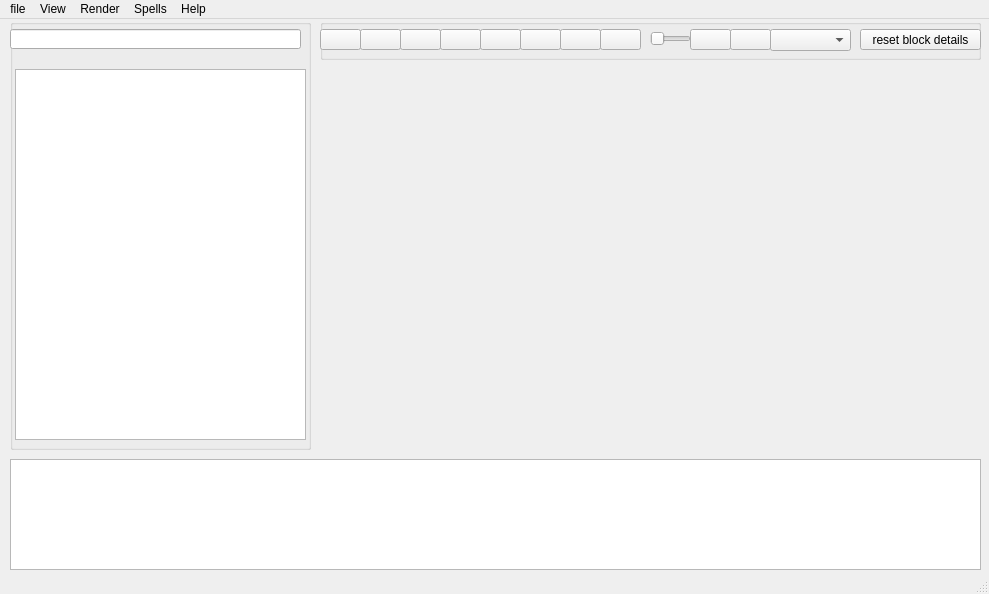
<?xml version="1.0" encoding="UTF-8"?>
<ui version="4.0">
 <class>MainWindow</class>
 <widget class="QMainWindow" name="MainWindow">
  <property name="geometry">
   <rect>
    <x>0</x>
    <y>0</y>
    <width>989</width>
    <height>594</height>
   </rect>
  </property>
  <property name="sizePolicy">
   <sizepolicy hsizetype="Preferred" vsizetype="Preferred">
    <horstretch>0</horstretch>
    <verstretch>0</verstretch>
   </sizepolicy>
  </property>
  <property name="windowTitle">
   <string>Nifskope</string>
  </property>
  <property name="windowIcon">
   <iconset resource="../../nifskope/nifskope.qrc">
    <normaloff>:/res/nifskope.png</normaloff>
    <normalon>:/res/nifskope.png</normalon>:/res/nifskope.png</iconset>
  </property>
  <widget class="QWidget" name="centralwidget">
   <widget class="QTableWidget" name="tableWidget">
    <property name="geometry">
     <rect>
      <x>10</x>
      <y>440</y>
      <width>971</width>
      <height>111</height>
     </rect>
    </property>
    <property name="sizePolicy">
     <sizepolicy hsizetype="Expanding" vsizetype="Expanding">
      <horstretch>0</horstretch>
      <verstretch>0</verstretch>
     </sizepolicy>
    </property>
   </widget>
   <widget class="QGroupBox" name="groupBox">
    <property name="geometry">
     <rect>
      <x>10</x>
      <y>0</y>
      <width>301</width>
      <height>431</height>
     </rect>
    </property>
    <property name="title">
     <string/>
    </property>
    <widget class="QTreeView" name="treeView">
     <property name="geometry">
      <rect>
       <x>5</x>
       <y>50</y>
       <width>291</width>
       <height>371</height>
      </rect>
     </property>
    </widget>
    <widget class="QLineEdit" name="lineEdit">
     <property name="geometry">
      <rect>
       <x>0</x>
       <y>10</y>
       <width>291</width>
       <height>20</height>
      </rect>
     </property>
    </widget>
   </widget>
   <widget class="QGroupBox" name="groupBox_2">
    <property name="geometry">
     <rect>
      <x>320</x>
      <y>0</y>
      <width>661</width>
      <height>41</height>
     </rect>
    </property>
    <property name="title">
     <string/>
    </property>
    <widget class="QPushButton" name="pushButton_7">
     <property name="geometry">
      <rect>
       <x>280</x>
       <y>10</y>
       <width>41</width>
       <height>21</height>
      </rect>
     </property>
     <property name="text">
      <string/>
     </property>
     <property name="icon">
      <iconset resource="../../nifskope/nifskope.qrc">
       <normaloff>:/btn/play</normaloff>
       <normalon>:/btn/play</normalon>:/btn/play</iconset>
     </property>
    </widget>
    <widget class="QPushButton" name="pushButton_6">
     <property name="geometry">
      <rect>
       <x>160</x>
       <y>10</y>
       <width>41</width>
       <height>21</height>
      </rect>
     </property>
     <property name="text">
      <string/>
     </property>
     <property name="icon">
      <iconset resource="../../nifskope/nifskope.qrc">
       <normaloff>:/btn/viewWalk</normaloff>:/btn/viewWalk</iconset>
     </property>
    </widget>
    <widget class="QPushButton" name="pushButton_2">
     <property name="geometry">
      <rect>
       <x>40</x>
       <y>10</y>
       <width>41</width>
       <height>21</height>
      </rect>
     </property>
     <property name="text">
      <string/>
     </property>
     <property name="icon">
      <iconset resource="../../nifskope/nifskope.qrc">
       <normaloff>:/btn/viewFront</normaloff>:/btn/viewFront</iconset>
     </property>
    </widget>
    <widget class="QPushButton" name="pushButton_8">
     <property name="geometry">
      <rect>
       <x>240</x>
       <y>10</y>
       <width>41</width>
       <height>21</height>
      </rect>
     </property>
     <property name="text">
      <string/>
     </property>
     <property name="icon">
      <iconset resource="../../nifskope/nifskope.qrc">
       <normaloff>:/btn/viewPers</normaloff>:/btn/viewPers</iconset>
     </property>
    </widget>
    <widget class="QPushButton" name="pushButton_5">
     <property name="geometry">
      <rect>
       <x>200</x>
       <y>10</y>
       <width>41</width>
       <height>21</height>
      </rect>
     </property>
     <property name="text">
      <string/>
     </property>
     <property name="icon">
      <iconset resource="../../nifskope/nifskope.qrc">
       <normaloff>:/btn/viewFlip</normaloff>:/btn/viewFlip</iconset>
     </property>
    </widget>
    <widget class="QPushButton" name="pushButton_3">
     <property name="geometry">
      <rect>
       <x>120</x>
       <y>10</y>
       <width>41</width>
       <height>21</height>
      </rect>
     </property>
     <property name="text">
      <string/>
     </property>
     <property name="icon">
      <iconset resource="../../nifskope/nifskope.qrc">
       <normaloff>:/btn/viewUser</normaloff>:/btn/viewUser</iconset>
     </property>
    </widget>
    <widget class="QPushButton" name="pushButton_4">
     <property name="geometry">
      <rect>
       <x>80</x>
       <y>10</y>
       <width>41</width>
       <height>21</height>
      </rect>
     </property>
     <property name="text">
      <string/>
     </property>
     <property name="icon">
      <iconset resource="../../nifskope/nifskope.qrc">
       <normaloff>:/btn/viewSide</normaloff>:/btn/viewSide</iconset>
     </property>
    </widget>
    <widget class="QPushButton" name="pushButton">
     <property name="geometry">
      <rect>
       <x>0</x>
       <y>10</y>
       <width>41</width>
       <height>21</height>
      </rect>
     </property>
     <property name="text">
      <string/>
     </property>
     <property name="icon">
      <iconset resource="../../nifskope/nifskope.qrc">
       <normaloff>:/btn/viewTop</normaloff>
       <normalon>:/btn/viewTop</normalon>:/btn/viewTop</iconset>
     </property>
     <property name="autoDefault">
      <bool>false</bool>
     </property>
     <property name="default">
      <bool>false</bool>
     </property>
     <property name="flat">
      <bool>false</bool>
     </property>
    </widget>
    <widget class="QSlider" name="horizontalSlider">
     <property name="geometry">
      <rect>
       <x>330</x>
       <y>10</y>
       <width>41</width>
       <height>20</height>
      </rect>
     </property>
     <property name="orientation">
      <enum>Qt::Horizontal</enum>
     </property>
    </widget>
    <widget class="QPushButton" name="pushButton_9">
     <property name="geometry">
      <rect>
       <x>370</x>
       <y>10</y>
       <width>41</width>
       <height>21</height>
      </rect>
     </property>
     <property name="text">
      <string/>
     </property>
     <property name="icon">
      <iconset resource="../../nifskope/nifskope.qrc">
       <normaloff>:/btn/loop</normaloff>:/btn/loop</iconset>
     </property>
    </widget>
    <widget class="QPushButton" name="pushButton_10">
     <property name="geometry">
      <rect>
       <x>410</x>
       <y>10</y>
       <width>41</width>
       <height>21</height>
      </rect>
     </property>
     <property name="text">
      <string/>
     </property>
     <property name="icon">
      <iconset resource="../../nifskope/nifskope.qrc">
       <normaloff>:/btn/switch</normaloff>:/btn/switch</iconset>
     </property>
    </widget>
    <widget class="QPushButton" name="pushButton_11">
     <property name="geometry">
      <rect>
       <x>540</x>
       <y>10</y>
       <width>121</width>
       <height>21</height>
      </rect>
     </property>
     <property name="text">
      <string>reset block details</string>
     </property>
    </widget>
    <widget class="QComboBox" name="comboBox">
     <property name="geometry">
      <rect>
       <x>450</x>
       <y>10</y>
       <width>81</width>
       <height>22</height>
      </rect>
     </property>
    </widget>
   </widget>
   <widget class="openglwindow" name="widget" native="true">
    <property name="geometry">
     <rect>
      <x>319</x>
      <y>49</y>
      <width>661</width>
      <height>381</height>
     </rect>
    </property>
   </widget>
  </widget>
  <widget class="QMenuBar" name="menubar">
   <property name="geometry">
    <rect>
     <x>0</x>
     <y>0</y>
     <width>989</width>
     <height>21</height>
    </rect>
   </property>
   <widget class="QMenu" name="menuFile">
    <property name="title">
     <string>file</string>
    </property>
    <widget class="QMenu" name="menuImport">
     <property name="title">
      <string>Import</string>
     </property>
     <addaction name="actionImport_3ds"/>
    </widget>
    <widget class="QMenu" name="menuExport">
     <property name="title">
      <string>Export</string>
     </property>
     <addaction name="actionSave_as_2"/>
    </widget>
    <addaction name="separator"/>
    <addaction name="menuExport"/>
    <addaction name="menuImport"/>
    <addaction name="actionAutosanitze_before_save"/>
    <addaction name="actionNew_Window"/>
    <addaction name="actionReaload_xml_and_nif"/>
    <addaction name="actionReload_xml"/>
    <addaction name="actionXml_checker"/>
    <addaction name="actionResource_file"/>
   </widget>
   <widget class="QMenu" name="menuView">
    <property name="title">
     <string>View</string>
    </property>
    <widget class="QMenu" name="menuBlock_list">
     <property name="title">
      <string>block list</string>
     </property>
     <addaction name="actionShow_blocks_in_tree"/>
     <addaction name="actionShow_blocks_in_list"/>
    </widget>
    <widget class="QMenu" name="menuBlock_details">
     <property name="title">
      <string>block details</string>
     </property>
     <addaction name="actionHide_mismatched"/>
     <addaction name="actionReset_block_details_2"/>
    </widget>
    <addaction name="actionReset_block_details"/>
    <addaction name="actionInteractive_view"/>
    <addaction name="actionBlock_list"/>
    <addaction name="actionBlock_details"/>
    <addaction name="actionFm"/>
    <addaction name="actionInspect"/>
    <addaction name="actionToolbars"/>
    <addaction name="menuBlock_list"/>
    <addaction name="menuBlock_details"/>
    <addaction name="actionSelect_font"/>
   </widget>
   <widget class="QMenu" name="menuRender">
    <property name="title">
     <string>Render</string>
    </property>
    <addaction name="actionTop"/>
    <addaction name="actionWalk"/>
    <addaction name="actionFront"/>
    <addaction name="actionSide"/>
    <addaction name="actionUser"/>
    <addaction name="actionFlip"/>
    <addaction name="actionPerspective"/>
    <addaction name="actionSave_user_view"/>
    <addaction name="actionDraw_axes"/>
    <addaction name="actionDraw_nodes"/>
    <addaction name="actionDraw_havok"/>
    <addaction name="actionDraw_constraints"/>
    <addaction name="actionDraw_furniture"/>
    <addaction name="actionShow_hiddens"/>
    <addaction name="actionSettings"/>
   </widget>
   <widget class="QMenu" name="menuSpells">
    <property name="title">
     <string>Spells</string>
    </property>
    <widget class="QMenu" name="menuAnimation">
     <property name="title">
      <string>animation</string>
     </property>
     <addaction name="actionAttach_F"/>
     <addaction name="actionEdit_string_palettes"/>
    </widget>
    <widget class="QMenu" name="menuBlock">
     <property name="title">
      <string>block</string>
     </property>
     <addaction name="actionInsert_by_id"/>
     <addaction name="actionRemove_by_id"/>
     <addaction name="actionSort"/>
     <addaction name="actionSearch"/>
    </widget>
    <widget class="QMenu" name="menuSanitze">
     <property name="title">
      <string>sanitze</string>
     </property>
     <addaction name="actionReorder_link_arrays"/>
     <addaction name="actionCollapse_link_arrays"/>
     <addaction name="actionAdjust_texture_sources"/>
     <addaction name="actionReorder_blocks"/>
     <addaction name="actionCheck_links"/>
    </widget>
    <widget class="QMenu" name="menuBatch">
     <property name="title">
      <string>batch</string>
     </property>
     <addaction name="actionUppdate_all_MOPP_code"/>
     <addaction name="actionMake_all_skin_partions"/>
     <addaction name="actionUpdate_all_tangent_spaces"/>
     <addaction name="actionMulti_apply_mode"/>
    </widget>
    <widget class="QMenu" name="menuOptimize">
     <property name="title">
      <string>optimize</string>
     </property>
     <addaction name="actionCombine_properties"/>
     <addaction name="actionSplit_properties"/>
     <addaction name="actionRemove_bogus_nodes"/>
     <addaction name="actionStripify_all_tri_shapes"/>
    </widget>
    <addaction name="menuAnimation"/>
    <addaction name="menuBlock"/>
    <addaction name="menuSanitze"/>
    <addaction name="menuBatch"/>
    <addaction name="menuOptimize"/>
   </widget>
   <widget class="QMenu" name="menuHelp">
    <property name="title">
     <string>Help</string>
    </property>
    <addaction name="actionInteractive_help"/>
    <addaction name="actionNifskope_documentation_and_tutorials"/>
    <addaction name="actionNifskope_help_and_bug"/>
    <addaction name="actionWiki"/>
    <addaction name="actionDownloads"/>
    <addaction name="actionAbout_qt"/>
    <addaction name="actionAbout_nifskope"/>
   </widget>
   <addaction name="menuFile"/>
   <addaction name="menuView"/>
   <addaction name="menuRender"/>
   <addaction name="menuSpells"/>
   <addaction name="menuHelp"/>
  </widget>
  <widget class="QStatusBar" name="statusbar"/>
  <action name="actionLoad">
   <property name="text">
    <string>Load</string>
   </property>
  </action>
  <action name="actionAutosanitze_before_save">
   <property name="text">
    <string>Autosanitze before save</string>
   </property>
  </action>
  <action name="actionNew_Window">
   <property name="text">
    <string>New Window</string>
   </property>
  </action>
  <action name="actionReaload_xml_and_nif">
   <property name="text">
    <string>Reaload xml and nif</string>
   </property>
  </action>
  <action name="actionReload_xml">
   <property name="text">
    <string>Reload xml</string>
   </property>
  </action>
  <action name="actionXml_checker">
   <property name="text">
    <string>xml checker</string>
   </property>
  </action>
  <action name="actionResource_file">
   <property name="text">
    <string>Resource file</string>
   </property>
  </action>
  <action name="actionImport_3ds">
   <property name="text">
    <string>Load file</string>
   </property>
  </action>
  <action name="actionImport_obj">
   <property name="text">
    <string>import obj</string>
   </property>
  </action>
  <action name="actionExport_3ds">
   <property name="text">
    <string>export 3ds</string>
   </property>
  </action>
  <action name="actionReset_block_details">
   <property name="text">
    <string>Reset block details</string>
   </property>
  </action>
  <action name="actionInteractive_view">
   <property name="text">
    <string>interactive help</string>
   </property>
  </action>
  <action name="actionBlock_list">
   <property name="text">
    <string>block list</string>
   </property>
  </action>
  <action name="actionBlock_details">
   <property name="text">
    <string>block details</string>
   </property>
  </action>
  <action name="actionFm">
   <property name="text">
    <string>Fm</string>
   </property>
  </action>
  <action name="actionInspect">
   <property name="text">
    <string>inspect</string>
   </property>
  </action>
  <action name="actionToolbars">
   <property name="text">
    <string>toolbars</string>
   </property>
  </action>
  <action name="actionSelect_font">
   <property name="text">
    <string>select font</string>
   </property>
  </action>
  <action name="actionTop">
   <property name="text">
    <string>top</string>
   </property>
  </action>
  <action name="actionWalk">
   <property name="text">
    <string>walk</string>
   </property>
  </action>
  <action name="actionFront">
   <property name="text">
    <string>front</string>
   </property>
  </action>
  <action name="actionSide">
   <property name="text">
    <string>side</string>
   </property>
  </action>
  <action name="actionUser">
   <property name="text">
    <string>user</string>
   </property>
  </action>
  <action name="actionFlip">
   <property name="text">
    <string>flip</string>
   </property>
  </action>
  <action name="actionPerspective">
   <property name="text">
    <string>perspective</string>
   </property>
  </action>
  <action name="actionSave_user_view">
   <property name="text">
    <string>save user view</string>
   </property>
  </action>
  <action name="actionDraw_axes">
   <property name="text">
    <string>draw axes</string>
   </property>
  </action>
  <action name="actionDraw_nodes">
   <property name="text">
    <string>draw nodes</string>
   </property>
  </action>
  <action name="actionDraw_havok">
   <property name="text">
    <string>draw havok</string>
   </property>
  </action>
  <action name="actionDraw_constraints">
   <property name="text">
    <string>draw constraints</string>
   </property>
  </action>
  <action name="actionDraw_furniture">
   <property name="text">
    <string>draw furniture</string>
   </property>
  </action>
  <action name="actionShow_hiddens">
   <property name="text">
    <string>show hiddens</string>
   </property>
  </action>
  <action name="actionSettings">
   <property name="text">
    <string>settings</string>
   </property>
  </action>
  <action name="actionInteractive_help">
   <property name="text">
    <string>interactive help</string>
   </property>
  </action>
  <action name="actionNifskope_documentation_and_tutorials">
   <property name="text">
    <string>nifskope documentation and tutorials</string>
   </property>
  </action>
  <action name="actionNifskope_help_and_bug">
   <property name="text">
    <string>nifskope help and bug</string>
   </property>
  </action>
  <action name="actionWiki">
   <property name="text">
    <string>wiki</string>
   </property>
  </action>
  <action name="actionDownloads">
   <property name="text">
    <string>downloads</string>
   </property>
  </action>
  <action name="actionAbout_qt">
   <property name="text">
    <string>about qt</string>
   </property>
  </action>
  <action name="actionAbout_nifskope">
   <property name="text">
    <string>about nifskope</string>
   </property>
  </action>
  <action name="actionAttach_F">
   <property name="text">
    <string>attach F</string>
   </property>
  </action>
  <action name="actionEdit_string_palettes">
   <property name="text">
    <string>edit string palettes</string>
   </property>
  </action>
  <action name="actionInsert_by_id">
   <property name="text">
    <string>insert</string>
   </property>
  </action>
  <action name="actionRemove_by_id">
   <property name="text">
    <string>remove by id</string>
   </property>
  </action>
  <action name="actionSort">
   <property name="text">
    <string>sort by name</string>
   </property>
  </action>
  <action name="actionSearch">
   <property name="text">
    <string>search</string>
   </property>
  </action>
  <action name="actionReorder_link_arrays">
   <property name="text">
    <string>reorder link arrays</string>
   </property>
  </action>
  <action name="actionCollapse_link_arrays">
   <property name="text">
    <string>collapse link arrays</string>
   </property>
  </action>
  <action name="actionAdjust_texture_sources">
   <property name="text">
    <string>adjust texture sources</string>
   </property>
  </action>
  <action name="actionReorder_blocks">
   <property name="text">
    <string>reorder blocks</string>
   </property>
  </action>
  <action name="actionCheck_links">
   <property name="text">
    <string>check links</string>
   </property>
  </action>
  <action name="actionUppdate_all_MOPP_code">
   <property name="text">
    <string>uppdate all MOPP code</string>
   </property>
  </action>
  <action name="actionMake_all_skin_partions">
   <property name="text">
    <string>make all skin partions</string>
   </property>
  </action>
  <action name="actionUpdate_all_tangent_spaces">
   <property name="text">
    <string>update all tangent spaces</string>
   </property>
  </action>
  <action name="actionMulti_apply_mode">
   <property name="text">
    <string>multi apply mode</string>
   </property>
  </action>
  <action name="actionCombine_properties">
   <property name="text">
    <string>combine properties</string>
   </property>
  </action>
  <action name="actionSplit_properties">
   <property name="text">
    <string>split properties</string>
   </property>
  </action>
  <action name="actionRemove_bogus_nodes">
   <property name="text">
    <string>remove bogus nodes</string>
   </property>
  </action>
  <action name="actionStripify_all_tri_shapes">
   <property name="text">
    <string>stripify all tri shapes</string>
   </property>
  </action>
  <action name="actionShow_blocks_in_tree">
   <property name="text">
    <string>show blocks in tree</string>
   </property>
  </action>
  <action name="actionShow_blocks_in_list">
   <property name="text">
    <string>show blocks in list</string>
   </property>
  </action>
  <action name="actionHide_mismatched">
   <property name="text">
    <string>hide version mismatched rows</string>
   </property>
  </action>
  <action name="actionReset_block_details_2">
   <property name="text">
    <string>reset block details</string>
   </property>
  </action>
  <action name="actionSave_as_2">
   <property name="text">
    <string>Save as</string>
   </property>
  </action>
 </widget>
 <customwidgets>
  <customwidget>
   <class>openglwindow</class>
   <extends>QWidget</extends>
   <header>openglwindow.h</header>
   <container>1</container>
  </customwidget>
 </customwidgets>
 <resources>
  <include location="../../nifskope/nifskope.qrc"/>
 </resources>
 <connections/>
</ui>
